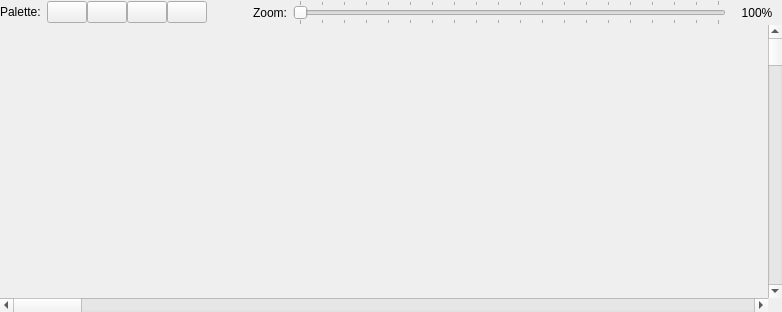
<?xml version="1.0" encoding="UTF-8"?>
<ui version="4.0">
 <class>PanZoomRenderer</class>
 <widget class="QWidget" name="PanZoomRenderer">
  <property name="geometry">
   <rect>
    <x>0</x>
    <y>0</y>
    <width>782</width>
    <height>312</height>
   </rect>
  </property>
  <property name="mouseTracking">
   <bool>true</bool>
  </property>
  <property name="windowTitle">
   <string>ScrollArea</string>
  </property>
  <property name="widgetResizable" stdset="0">
   <bool>true</bool>
  </property>
  <layout class="QGridLayout" name="gridLayout" rowstretch="0,1">
   <property name="leftMargin">
    <number>0</number>
   </property>
   <property name="topMargin">
    <number>0</number>
   </property>
   <property name="rightMargin">
    <number>0</number>
   </property>
   <property name="bottomMargin">
    <number>0</number>
   </property>
   <property name="spacing">
    <number>0</number>
   </property>
   <item row="0" column="0">
    <layout class="QHBoxLayout" name="horizontalLayout" stretch="0,0,0,0,1,0">
     <property name="spacing">
      <number>6</number>
     </property>
     <item>
      <widget class="QLabel" name="paletteLabel">
       <property name="sizePolicy">
        <sizepolicy hsizetype="Preferred" vsizetype="Fixed">
         <horstretch>0</horstretch>
         <verstretch>0</verstretch>
        </sizepolicy>
       </property>
       <property name="text">
        <string>Palette:</string>
       </property>
      </widget>
     </item>
     <item>
      <layout class="QHBoxLayout" name="paletteLayout">
       <property name="spacing">
        <number>0</number>
       </property>
       <item>
        <widget class="QtColorPicker" name="col0PushButton">
         <property name="sizePolicy">
          <sizepolicy hsizetype="Preferred" vsizetype="Fixed">
           <horstretch>0</horstretch>
           <verstretch>0</verstretch>
          </sizepolicy>
         </property>
         <property name="maximumSize">
          <size>
           <width>60</width>
           <height>16777215</height>
          </size>
         </property>
         <property name="text">
          <string/>
         </property>
        </widget>
       </item>
       <item>
        <widget class="QtColorPicker" name="col1PushButton">
         <property name="sizePolicy">
          <sizepolicy hsizetype="Preferred" vsizetype="Fixed">
           <horstretch>0</horstretch>
           <verstretch>0</verstretch>
          </sizepolicy>
         </property>
         <property name="maximumSize">
          <size>
           <width>60</width>
           <height>16777215</height>
          </size>
         </property>
         <property name="text">
          <string/>
         </property>
        </widget>
       </item>
       <item>
        <widget class="QtColorPicker" name="col2PushButton">
         <property name="sizePolicy">
          <sizepolicy hsizetype="Preferred" vsizetype="Fixed">
           <horstretch>0</horstretch>
           <verstretch>0</verstretch>
          </sizepolicy>
         </property>
         <property name="maximumSize">
          <size>
           <width>60</width>
           <height>16777215</height>
          </size>
         </property>
         <property name="text">
          <string/>
         </property>
        </widget>
       </item>
       <item>
        <widget class="QtColorPicker" name="col3PushButton">
         <property name="sizePolicy">
          <sizepolicy hsizetype="Preferred" vsizetype="Fixed">
           <horstretch>0</horstretch>
           <verstretch>0</verstretch>
          </sizepolicy>
         </property>
         <property name="maximumSize">
          <size>
           <width>60</width>
           <height>16777215</height>
          </size>
         </property>
         <property name="text">
          <string/>
         </property>
        </widget>
       </item>
      </layout>
     </item>
     <item>
      <spacer name="horizontalSpacer">
       <property name="orientation">
        <enum>Qt::Horizontal</enum>
       </property>
       <property name="sizeHint" stdset="0">
        <size>
         <width>40</width>
         <height>20</height>
        </size>
       </property>
      </spacer>
     </item>
     <item>
      <widget class="QLabel" name="label_2">
       <property name="text">
        <string>Zoom:</string>
       </property>
      </widget>
     </item>
     <item>
      <widget class="QSlider" name="zoomSlider">
       <property name="minimum">
        <number>100</number>
       </property>
       <property name="maximum">
        <number>2000</number>
       </property>
       <property name="singleStep">
        <number>100</number>
       </property>
       <property name="pageStep">
        <number>100</number>
       </property>
       <property name="orientation">
        <enum>Qt::Horizontal</enum>
       </property>
       <property name="invertedAppearance">
        <bool>false</bool>
       </property>
       <property name="invertedControls">
        <bool>false</bool>
       </property>
       <property name="tickPosition">
        <enum>QSlider::TicksBothSides</enum>
       </property>
       <property name="tickInterval">
        <number>100</number>
       </property>
      </widget>
     </item>
     <item>
      <widget class="QLabel" name="zoomValueLabel">
       <property name="sizePolicy">
        <sizepolicy hsizetype="Fixed" vsizetype="Preferred">
         <horstretch>0</horstretch>
         <verstretch>0</verstretch>
        </sizepolicy>
       </property>
       <property name="minimumSize">
        <size>
         <width>50</width>
         <height>0</height>
        </size>
       </property>
       <property name="maximumSize">
        <size>
         <width>50</width>
         <height>16777215</height>
        </size>
       </property>
       <property name="text">
        <string>100%</string>
       </property>
       <property name="alignment">
        <set>Qt::AlignCenter</set>
       </property>
      </widget>
     </item>
    </layout>
   </item>
   <item row="1" column="0">
    <layout class="QGridLayout" name="gridLayout_3" rowstretch="1,0" columnstretch="1,0">
     <property name="spacing">
      <number>0</number>
     </property>
     <item row="0" column="0">
      <widget class="QFrame" name="frame">
       <property name="sizePolicy">
        <sizepolicy hsizetype="Expanding" vsizetype="Expanding">
         <horstretch>0</horstretch>
         <verstretch>0</verstretch>
        </sizepolicy>
       </property>
       <property name="cursor">
        <cursorShape>CrossCursor</cursorShape>
       </property>
       <property name="mouseTracking">
        <bool>true</bool>
       </property>
       <property name="focusPolicy">
        <enum>Qt::StrongFocus</enum>
       </property>
       <property name="frameShape">
        <enum>QFrame::NoFrame</enum>
       </property>
       <property name="frameShadow">
        <enum>QFrame::Raised</enum>
       </property>
       <property name="lineWidth">
        <number>1</number>
       </property>
       <layout class="QGridLayout" name="gridLayout_2">
        <property name="leftMargin">
         <number>0</number>
        </property>
        <property name="topMargin">
         <number>0</number>
        </property>
        <property name="rightMargin">
         <number>0</number>
        </property>
        <property name="bottomMargin">
         <number>0</number>
        </property>
        <property name="spacing">
         <number>0</number>
        </property>
       </layout>
      </widget>
     </item>
     <item row="1" column="0">
      <widget class="QScrollBar" name="horizontalScrollBar">
       <property name="orientation">
        <enum>Qt::Horizontal</enum>
       </property>
      </widget>
     </item>
     <item row="0" column="1">
      <widget class="QScrollBar" name="verticalScrollBar">
       <property name="orientation">
        <enum>Qt::Vertical</enum>
       </property>
      </widget>
     </item>
    </layout>
   </item>
  </layout>
 </widget>
 <customwidgets>
  <customwidget>
   <class>QtColorPicker</class>
   <extends>QPushButton</extends>
   <header location="global">qtcolorpicker.h</header>
  </customwidget>
 </customwidgets>
 <resources/>
 <connections/>
</ui>
